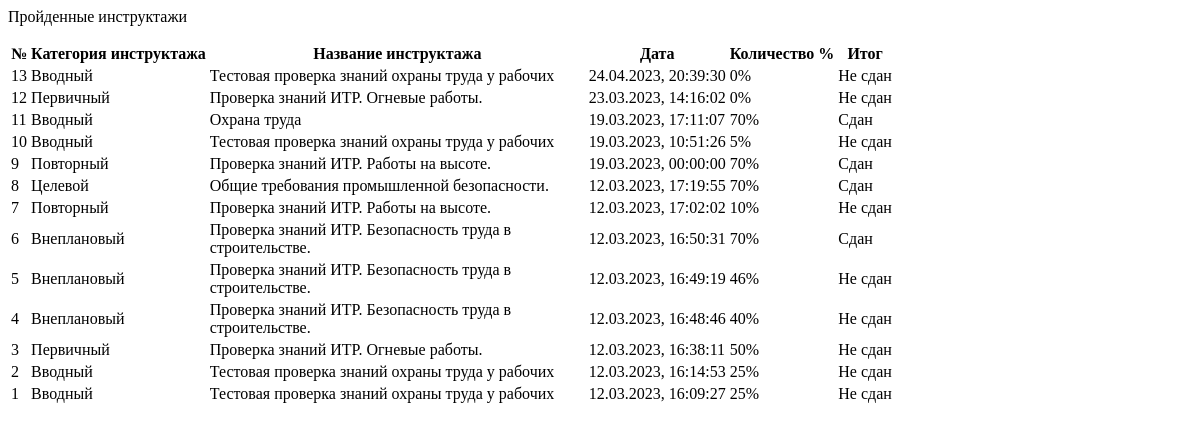
The page /account/profile/passed_inst/ (signed in) on the database as committed earlier.
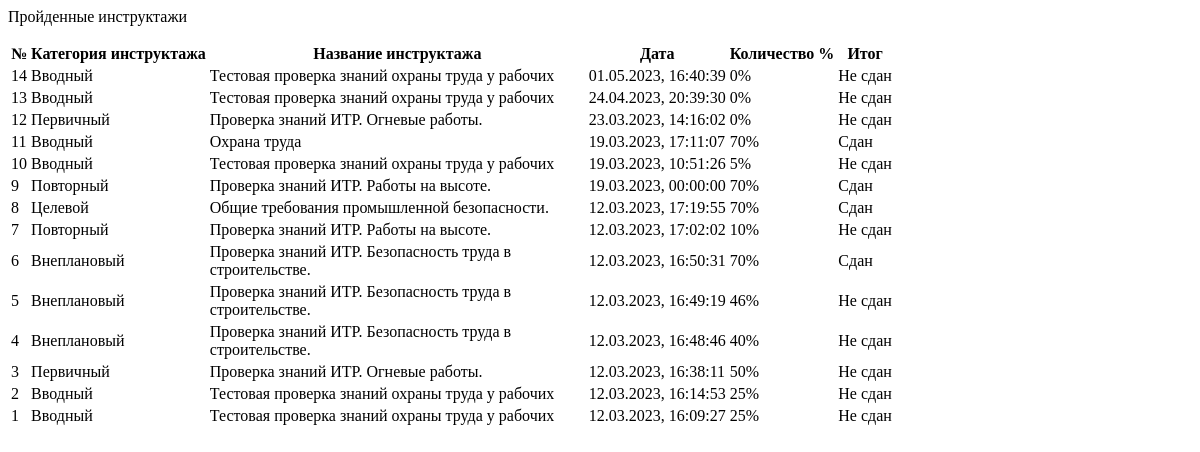
The same page on the database as committed later.
### initru/models.py (models this page shows, shortened)
class res(models.Model):
    user  = models.ForeignKey( CustomUser, on_delete=models.CASCADE, verbose_name='Пользователь')
    instruction  = models.ForeignKey( inst, on_delete=models.CASCADE, verbose_name='Инструктаж')
    quiz = models.ForeignKey(test, on_delete=models.CASCADE, verbose_name= 'Тест')
    date_instruction = models.DateTimeField( 'Дата прохождения инструктажа')
    date_instruction_end = models.DateField('Повторное прохождение', null=True)
    result = models.IntegerField( 'Результат в %')
    mark = models.CharField('Прошел', max_length=255)
    class Meta:
        verbose_name = 'Результат'
        verbose_name_plural = 'Результаты'

class inst(models.Model):
    name_instruction = models.CharField(
        'Название инструктажа',
        max_length=64
    )
    date_period = models.IntegerField(
        'Период инструктажа'
    )
    def __str__(self):
        return f'{self.name_instruction}'
    class Meta:
        verbose_name = 'Инструктаж'
        verbose_name_plural = 'Инструктажи'

class test(models.Model):
    instruction = models.ForeignKey( inst, on_delete=models.CASCADE, verbose_name='Инструктаж' )
    name_test = models.CharField( 'Название теста инструктажа', max_length=125 )
    number_of_questions = models.IntegerField('Количество вопросов') ##
    time = models.IntegerField('Ограничение по времени') ##
    required_score_to_pass = models.IntegerField('Рекомендуемый балл в %', help_text='Рекомендуемый балл в %')
    type_user  = models.ForeignKey(typeuser, on_delete=models.CASCADE, verbose_name='Тип пользователя')
    file = models.FileField( 'Файл к тесту', upload_to='instr/', null=True, blank=True)
    stud_groups = models.ForeignKey(Groups, on_delete=models.CASCADE, verbose_name='Группа')
    class Meta:
        verbose_name = 'Тест'
        verbose_name_plural = 'Тесты'

### initru/views.py (the view)
# urls.py: path('account/profile/passed_inst/', ProfileView.passedBriefs, name="passed_brief_view"),
    def passedBriefs(request):
        page_name = 'passed_inst.html'
        obj_res = res.objects.filter(
            user=request.user).order_by("-date_instruction")
        values = {'obj': obj_res}
        return render(request, page_name, values)

### initru/templates/passed_inst.html (shortened to what this page needs)
{% load static %}
{% load static %}
<div style = 'max-width: 920px;'>
    <p class='text-uppercase text-secondary' style="font-family: 'Inter-Bold';">Пройденные инструктажи</p>
    <div>
        <table id='table' class = 'table table-hover table-sm'>
            <thead style = 'cursor: pointer;'>
                <tr>
                    <th name = 'filterFunc' class = 'text-secondary' scope="col">№</th>
                    <th name = 'filterFunc' data-name = 'instruction' class = 'text-secondary' scope="col">Категория инструктажа</th>
                    <th name = 'filterFunc' data-name = 'quiz' class = 'text-secondary' scope="col" id="name-brief">Название инструктажа</th>
                    <th name = 'filterFunc' data-name = 'date_instruction' id = 'filterFunc' class = 'text-secondary' scope="col">Дата</th>
                    <th name = 'filterFunc' data-name = 'result' class = 'text-secondary' scope="col">Количество %</th>
                    <th name = 'filterFunc' data-name = 'mark' class='text-center text-secondary' scope="col">Итог</th>
                </tr>
            </thead>
            <tbody id="id_tbody">
                {% for o in obj %}
                    <tr>
                        <td name = 'number-quiz'>{{ forloop.revcounter }}</td>
                        <td>{{ o.instruction }}</td>
                        <td name ='name-quiz' style = 'max-width: 375px;'>{{ o.quiz.name_test }}</td>
                        <td name = 'date-start'>{{ o.date_instruction|date:'d.m.Y, H:i:s' }}</td>
                        <td class = 'text-center'>{{ o.result }}%</td>
                        {% if o.mark == 'Не сдан' %}
                            <td class ='bg-danger text-white text-center'>
                                {{ o.mark }}
                            </td>
                        {% else %}
                            <td class = 'bg-success text-white text-center'>
                                {{ o.mark }}
                            </td>
                        {% endif %}
                    </tr>
                {% empty %}
                    <p style='font-family: "Inter-Bold"; color:#E7882B;'>Пока пусто.</p>
                {% endfor %}
            </tbody>
        </table>
    </div>
</div>

Rows that differ between the two databases and show on the page:
added res: instruction "Вводный", quiz.name_test "Тестовая проверка знаний охраны труда у рабочих", date_instruction "01.05.2023, 16:40:39", result "0", mark "Не сдан"
